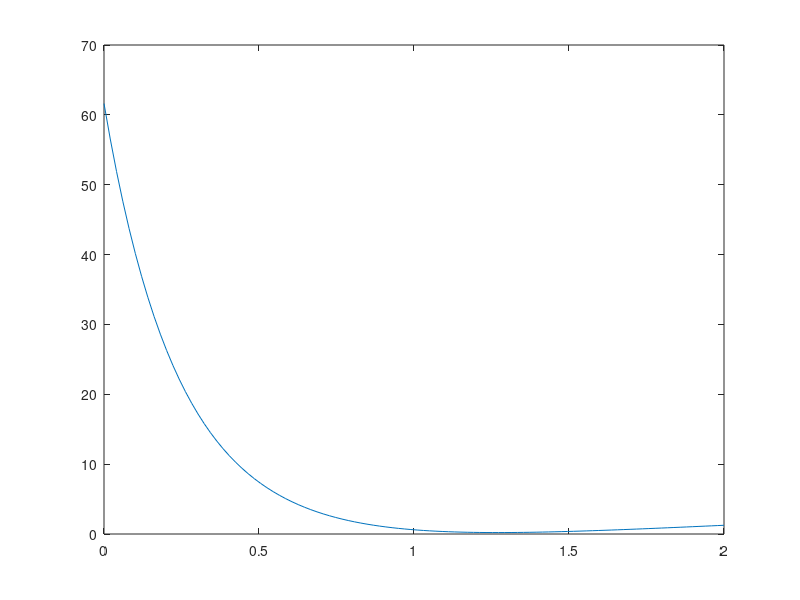

Reproduce this figure in MATLAB.
rng default % for reproducibility
d = linspace(0,3);
y = exp(-1.3*d) + 0.05*randn(size(d));

fun = @(r)exp(-d*r)-y;

x0 = 4;
x = lsqnonlin(fun,x0)

xp = linspace(0,2);

for ii = 1:100
    yp(ii) = sum(fun(xp(ii)).^2);
end
plot(xp, yp)